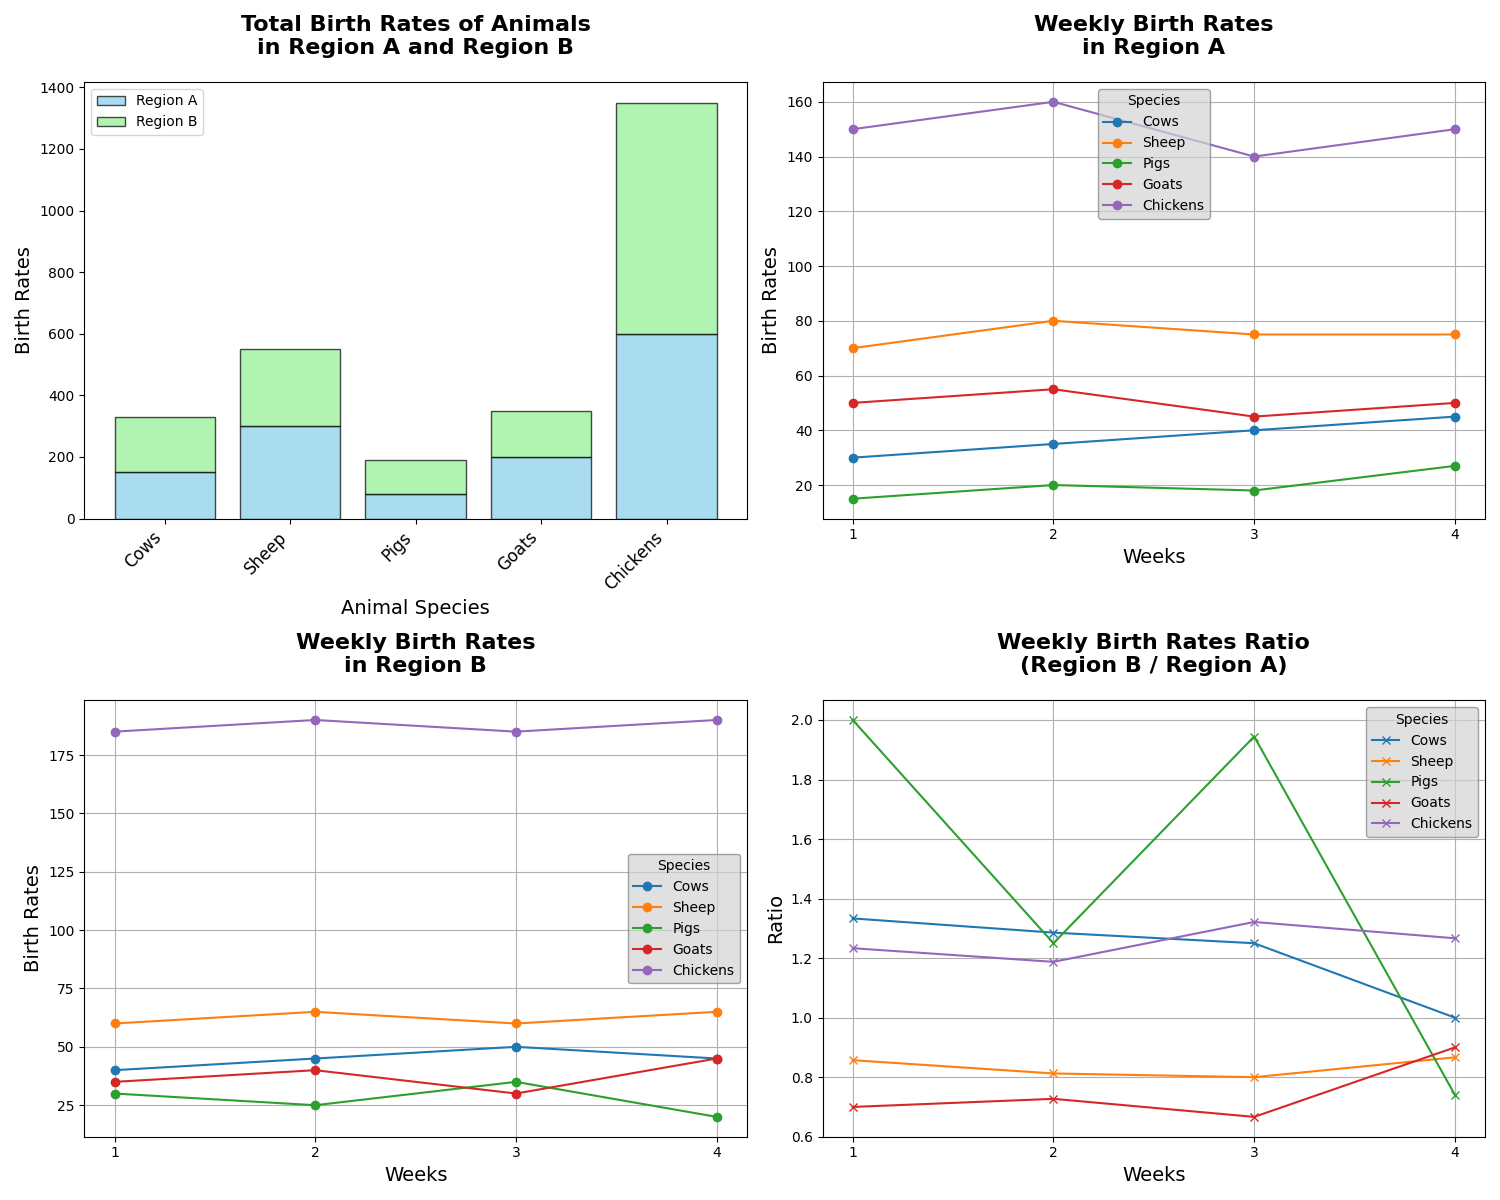

The script that drew this image:
import matplotlib.pyplot as plt
import numpy as np

# Define the species and data points for birth rates
species = ['Cows', 'Sheep', 'Pigs', 'Goats', 'Chickens']
birth_rates_region_A = np.array([150, 300, 80, 200, 600])
birth_rates_region_B = np.array([180, 250, 110, 150, 750])

# Create weekly birth rates data (simplified for illustration)
weeks = np.arange(1, 5)

weekly_birth_rates_region_A = np.array([
    [30, 70, 15, 50, 150],  # Week 1
    [35, 80, 20, 55, 160],  # Week 2
    [40, 75, 18, 45, 140],  # Week 3
    [45, 75, 27, 50, 150]   # Week 4
])

weekly_birth_rates_region_B = np.array([
    [40, 60, 30, 35, 185],  # Week 1
    [45, 65, 25, 40, 190],  # Week 2
    [50, 60, 35, 30, 185],  # Week 3
    [45, 65, 20, 45, 190]   # Week 4
])

# Setup figure and axis
fig, axs = plt.subplots(2, 2, figsize=(15, 12))

# Overall birth rates in Region A and B
axs[0, 0].bar(species, birth_rates_region_A, color='skyblue', edgecolor='black', alpha=0.7, label='Region A')
axs[0, 0].bar(species, birth_rates_region_B, color='lightgreen', edgecolor='black', alpha=0.7, label='Region B', bottom=birth_rates_region_A)
axs[0, 0].set_title('Total Birth Rates of Animals\nin Region A and Region B', fontsize=16, fontweight='bold', pad=20)
axs[0, 0].set_xlabel('Animal Species', fontsize=14)
axs[0, 0].set_ylabel('Birth Rates', fontsize=14)
axs[0, 0].legend(loc='upper left')
axs[0, 0].set_xticks(np.arange(len(species)))
axs[0, 0].set_xticklabels(species, rotation=45, ha='right', fontsize=12)

# Weekly birth rates in Region A
for i in range(len(species)):
    axs[0, 1].plot(weeks, weekly_birth_rates_region_A[:, i], marker='o', label=species[i])
axs[0, 1].set_title('Weekly Birth Rates\nin Region A', fontsize=16, fontweight='bold', pad=20)
axs[0, 1].set_xlabel('Weeks', fontsize=14)
axs[0, 1].set_ylabel('Birth Rates', fontsize=14)
axs[0, 1].legend(title='Species', fontsize=10, edgecolor='gray', facecolor='lightgrey', framealpha=0.7)
axs[0, 1].set_xticks(weeks)
axs[0, 1].grid(True)

# Weekly birth rates in Region B
for i in range(len(species)):
    axs[1, 0].plot(weeks, weekly_birth_rates_region_B[:, i], marker='o', label=species[i])
axs[1, 0].set_title('Weekly Birth Rates\nin Region B', fontsize=16, fontweight='bold', pad=20)
axs[1, 0].set_xlabel('Weeks', fontsize=14)
axs[1, 0].set_ylabel('Birth Rates', fontsize=14)
axs[1, 0].legend(title='Species', fontsize=10, edgecolor='gray', facecolor='lightgrey', framealpha=0.7)
axs[1, 0].set_xticks(weeks)
axs[1, 0].grid(True)

# Comparison of weekly birth rates ratio (Region B / Region A)
weekly_birth_rate_ratio = weekly_birth_rates_region_B / (weekly_birth_rates_region_A + 1e-6)
for i in range(len(species)):
    axs[1, 1].plot(weeks, weekly_birth_rate_ratio[:, i], marker='x', label=species[i])
axs[1, 1].set_title('Weekly Birth Rates Ratio\n(Region B / Region A)', fontsize=16, fontweight='bold', pad=20)
axs[1, 1].set_xlabel('Weeks', fontsize=14)
axs[1, 1].set_ylabel('Ratio', fontsize=14)
axs[1, 1].legend(title='Species', fontsize=10, edgecolor='gray', facecolor='lightgrey', framealpha=0.7)
axs[1, 1].set_xticks(weeks)
axs[1, 1].grid(True)

# Layout adjustment
plt.tight_layout()

# Display the plot
plt.show()
